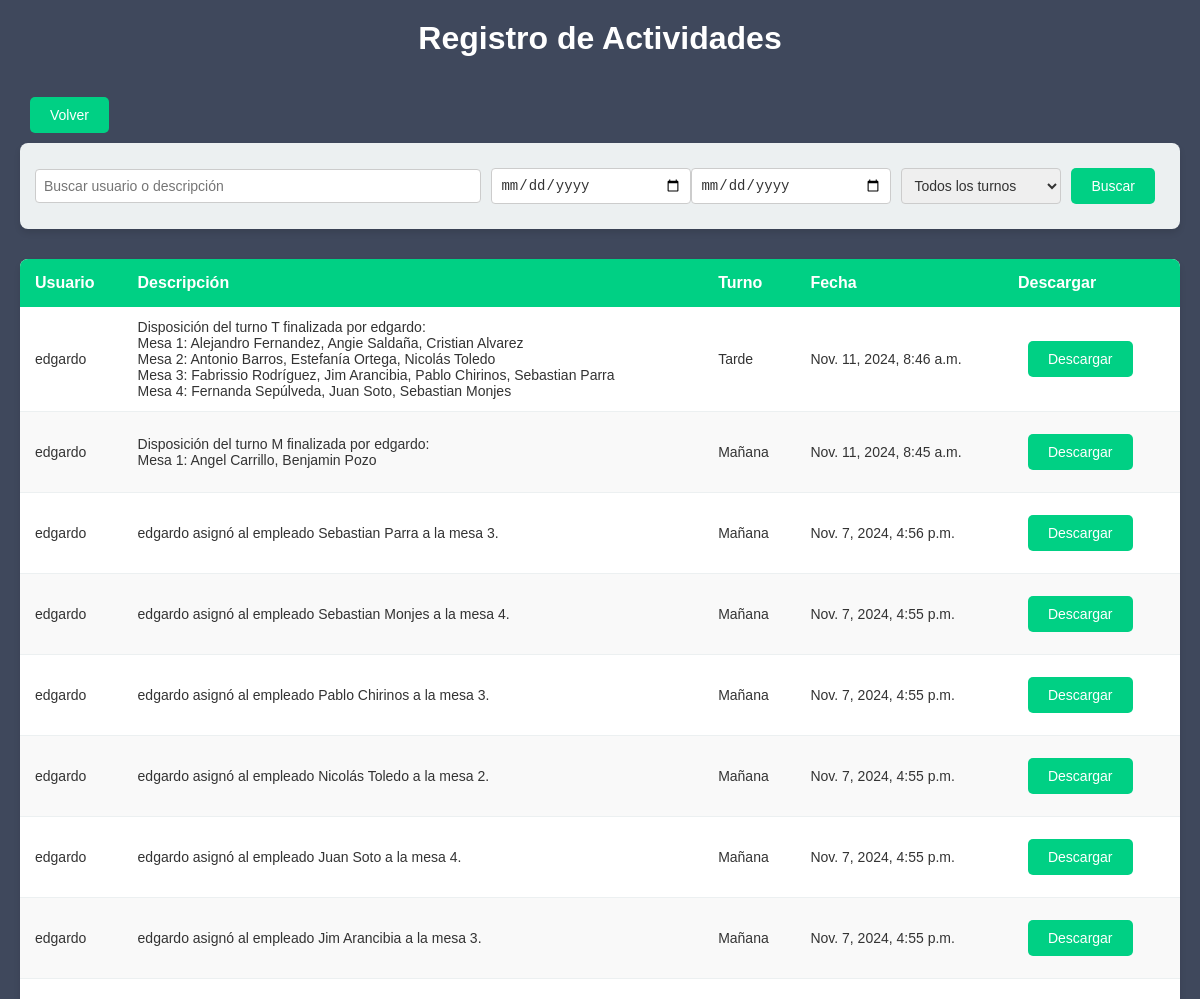
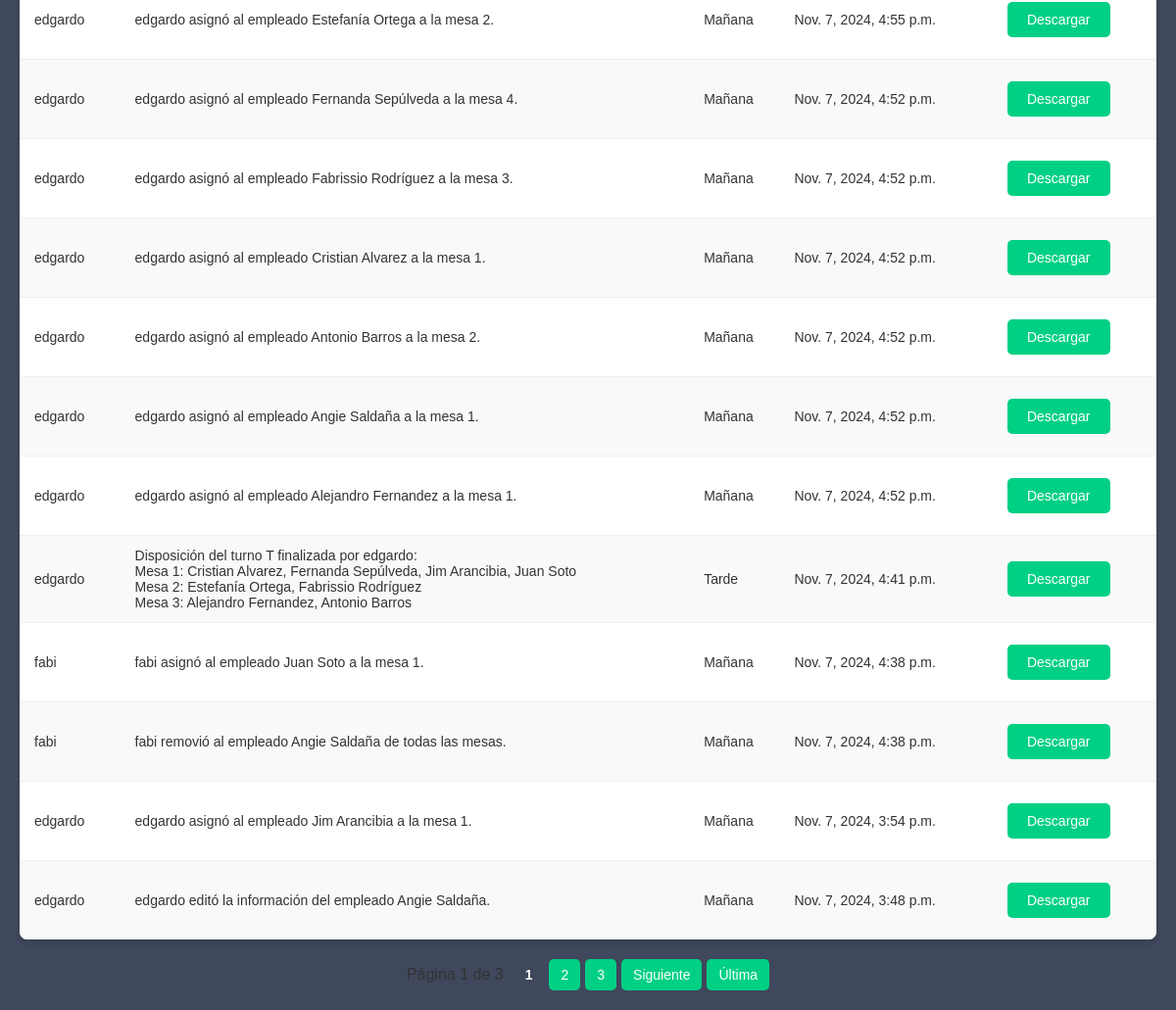
The page /ver-registro-actividades/ (signed in) on the database its author committed (2 pictures, top to bottom).
### gestion/models.py (models this page shows, shortened)
class RegistroActividad(models.Model):
    TURNOS = [
        ('M', 'Mañana'),
        ('T', 'Tarde'),
        ('C', 'Completo')
    ]
    usuario = models.ForeignKey(User, on_delete=models.CASCADE)
    descripcion = models.TextField()
    fecha = models.DateTimeField(auto_now_add=True)
    turno = models.CharField(max_length=1, choices=TURNOS, default='M')

### gestion/views.py (the view)
# urls.py: path('ver-registro-actividades/', views.ver_registro_actividades, name='ver_registro_actividades'),
@login_required
@user_passes_test(lambda u: u.is_staff)
def ver_registro_actividades(request):
    registros = RegistroActividad.objects.all().order_by('-fecha')
    query = request.GET.get('q', '')
    fecha_inicio = request.GET.get('fecha_inicio', '')
    fecha_fin = request.GET.get('fecha_fin', '')
    turno = request.GET.get('turno', '')
    if query:
        registros = registros.filter(Q(usuario__username__icontains=query) | Q(descripcion__icontains=query))
    if fecha_inicio:
        registros = registros.filter(fecha__gte=fecha_inicio)
    if fecha_fin:
        registros = registros.filter(fecha__lte=fecha_fin)
    if turno:
        registros = registros.filter(turno=turno)
    paginator = Paginator(registros, 20)  # 20 registros por página
    page_number = request.GET.get('page')
    page_obj = paginator.get_page(page_number)
    context = {
        'page_obj': page_obj,
        'query': query,
        'fecha_inicio': fecha_inicio,
        'fecha_fin': fecha_fin,
        'turno': turno,
    }
    return render(request, 'ver_registro_actividades.html', context)

### gestion/templates/ver_registro_actividades.html (shortened to what this page needs)
<h1>Registro de Actividades</h1>
{% load static %}
<link rel="stylesheet" href="{% static 'actividades.css' %}">
{% if request.user.is_authenticated %}
    <button onclick="window.location.href='{% url 'home' %}'">Volver</button>
{% endif %}
<form method="GET">
    <input type="text" name="q" placeholder="Buscar usuario o descripción" value="{{ query }}">
    <input type="date" name="fecha_inicio" value="{{ fecha_inicio|date:'Y-m-d' }}">
    <input type="date" name="fecha_fin" value="{{ fecha_fin|date:'Y-m-d' }}">
    <select name="turno">
        <option value="">Todos los turnos</option>
    </select>
    <button type="submit">Buscar</button>
</form>
<table>
    <thead>
        <tr>
            <th>Usuario</th>
            <th>Descripción</th>
            <th>Turno</th>
            <th>Fecha</th>
            <th>Descargar</th>
        </tr>
    </thead>
    <tbody>
        {% for registro in page_obj %}
        <tr>
            <td>{{ registro.usuario.username }}</td>
            <td>
                {% autoescape off %}
                    {{ registro.descripcion|linebreaksbr }}
                {% endautoescape %}
            </td>
            <td>{{ registro.get_turno_display }}</td>
            <td>{{ registro.fecha }}</td>
            <td>
                <button onclick="window.location.href='{% url 'descargar_registro_puestos' registro.id %}'">Descargar</button>
            </td>
        </tr>
        {% empty %}
        <tr>
            <td colspan="5">No se encontraron registros de actividades.</td>
        </tr>
        {% endfor %}
    </tbody>
</table>
<div class="pagination">
    <span class="page-info">
        Página {{ page_obj.number }} de {{ page_obj.paginator.num_pages }}
    </span>
    <div class="page-links">
        {% for num in page_obj.paginator.page_range %}
            {% if page_obj.number == num %}
                <span class="current-page">{{ num }}</span>
            {% elif num > page_obj.number|add:-3 and num < page_obj.number|add:3 %}
                <a href="?page={{ num }}">{{ num }}</a>
            {% endif %}
        {% endfor %}
        {% if page_obj.has_next %}
            <a href="?page={{ page_obj.next_page_number }}">Siguiente</a>
            <a href="?page={{ page_obj.paginator.num_pages }}">Última</a>
        {% endif %}
    </div>
</div>

### gestion/static/actividades.css (style rules this page uses)
h1 { color: #ffffff; text-align: center; margin-bottom: 30px; }
button { background-color: #00d084; color: white; border: none; padding: 10px 20px; font-size: 14px; border-radius: 5px; cursor: pointer; transition: background-color 0.3s ease; margin: 10px; }
form { display: flex; justify-content: space-between; align-items: center; background-color: #ecf0f1; padding: 15px; border-radius: 8px; margin-bottom: 30px; box-shadow: 0px 4px 6px rgba(0, 0, 0, 0.1); color: #333; }
input[type="text"], input[type="date"], select { padding: 8px; border-radius: 4px; border: 1px solid #ccc; font-size: 14px; width: 200px; color: #333; }
input[type="text"] { flex-grow: 1; margin-right: 10px; }
select { width: 160px; margin-left: 10px; }
table { width: 100%; border-collapse: collapse; background-color: white; box-shadow: 0px 4px 6px rgba(0, 0, 0, 0.1); border-radius: 8px; overflow: hidden; color: #333; }
thead th { background-color: #00d084; color: white; text-align: left; padding: 15px; font-size: 16px; }
tbody td { padding: 12px 15px; border-bottom: 1px solid #ecf0f1; font-size: 14px; color: #333; }
tbody tr:nth-child(even) { background-color: #f9f9f9; }
tbody tr:last-child td { border-bottom: none; }
.pagination { display: flex; justify-content: center; align-items: center; margin-top: 20px; }
.pagination .page-info { color: #333; margin-right: 10px; }
.pagination .page-links { display: flex; gap: 5px; }
.pagination a, .pagination .current-page { padding: 8px 12px; font-size: 14px; border-radius: 5px; text-decoration: none; }
.pagination a { background-color: #00d084; color: #ffffff; transition: background-color 0.3s ease; }
.pagination .current-page { background-color: #3f485c; color: #ffffff; font-weight: bold; }

### rows shown on the page
RegistroActividad: usuario.username "edgardo", descripcion "Disposición del turno T finalizada por edgardo: Mesa 1: Alejandro Fernandez, Angie Saldaña, Cristian Alvarez Mesa 2: Antonio Barros, Estefanía Ortega, Nicolás Toledo Mesa 3: Fabrissio Rodríguez, Jim Arancibia, Pablo Chirinos, Sebastian Parra Mesa 4: Fernanda Sepúlveda, Juan Soto, Sebastian Monjes", turno "Tarde", fecha "Nov. 11, 2024, 8:46 a.m."
RegistroActividad: usuario.username "edgardo", descripcion "Disposición del turno M finalizada por edgardo: Mesa 1: Angel Carrillo, Benjamin Pozo", turno "Mañana", fecha "Nov. 11, 2024, 8:45 a.m."
RegistroActividad: usuario.username "edgardo", descripcion "edgardo asignó al empleado Sebastian Parra a la mesa 3.", turno "Mañana", fecha "Nov. 7, 2024, 4:56 p.m."
RegistroActividad: usuario.username "edgardo", descripcion "edgardo asignó al empleado Sebastian Monjes a la mesa 4.", turno "Mañana", fecha "Nov. 7, 2024, 4:55 p.m."
RegistroActividad: usuario.username "edgardo", descripcion "edgardo asignó al empleado Pablo Chirinos a la mesa 3.", turno "Mañana", fecha "Nov. 7, 2024, 4:55 p.m."
RegistroActividad: usuario.username "edgardo", descripcion "edgardo asignó al empleado Nicolás Toledo a la mesa 2.", turno "Mañana", fecha "Nov. 7, 2024, 4:55 p.m."
RegistroActividad: usuario.username "edgardo", descripcion "edgardo asignó al empleado Juan Soto a la mesa 4.", turno "Mañana", fecha "Nov. 7, 2024, 4:55 p.m."
RegistroActividad: usuario.username "edgardo", descripcion "edgardo asignó al empleado Jim Arancibia a la mesa 3.", turno "Mañana", fecha "Nov. 7, 2024, 4:55 p.m."
RegistroActividad: usuario.username "edgardo", descripcion "edgardo asignó al empleado Estefanía Ortega a la mesa 2.", turno "Mañana", fecha "Nov. 7, 2024, 4:55 p.m."
RegistroActividad: usuario.username "edgardo", descripcion "edgardo asignó al empleado Fernanda Sepúlveda a la mesa 4.", turno "Mañana", fecha "Nov. 7, 2024, 4:52 p.m."
RegistroActividad: usuario.username "edgardo", descripcion "edgardo asignó al empleado Fabrissio Rodríguez a la mesa 3.", turno "Mañana", fecha "Nov. 7, 2024, 4:52 p.m."
RegistroActividad: usuario.username "edgardo", descripcion "edgardo asignó al empleado Cristian Alvarez a la mesa 1.", turno "Mañana", fecha "Nov. 7, 2024, 4:52 p.m."
RegistroActividad: usuario.username "edgardo", descripcion "edgardo asignó al empleado Antonio Barros a la mesa 2.", turno "Mañana", fecha "Nov. 7, 2024, 4:52 p.m."
RegistroActividad: usuario.username "edgardo", descripcion "edgardo asignó al empleado Angie Saldaña a la mesa 1.", turno "Mañana", fecha "Nov. 7, 2024, 4:52 p.m."
RegistroActividad: usuario.username "edgardo", descripcion "edgardo asignó al empleado Alejandro Fernandez a la mesa 1.", turno "Mañana", fecha "Nov. 7, 2024, 4:52 p.m."
RegistroActividad: usuario.username "edgardo", descripcion "Disposición del turno T finalizada por edgardo: Mesa 1: Cristian Alvarez, Fernanda Sepúlveda, Jim Arancibia, Juan Soto Mesa 2: Estefanía Ortega, Fabrissio Rodríguez Mesa 3: Alejandro Fernandez, Antonio Barros", turno "Tarde", fecha "Nov. 7, 2024, 4:41 p.m."
RegistroActividad: usuario.username "fabi", descripcion "fabi asignó al empleado Juan Soto a la mesa 1.", turno "Mañana", fecha "Nov. 7, 2024, 4:38 p.m."
RegistroActividad: usuario.username "fabi", descripcion "fabi removió al empleado Angie Saldaña de todas las mesas.", turno "Mañana", fecha "Nov. 7, 2024, 4:38 p.m."
RegistroActividad: usuario.username "edgardo", descripcion "edgardo asignó al empleado Jim Arancibia a la mesa 1.", turno "Mañana", fecha "Nov. 7, 2024, 3:54 p.m."
RegistroActividad: usuario.username "edgardo", descripcion "edgardo editó la información del empleado Angie Saldaña.", turno "Mañana", fecha "Nov. 7, 2024, 3:48 p.m."

### other values the page prints
{{ page_obj.number }} "1"
{{ page_obj.paginator.num_pages }} "3"
{{ num }} "1"
{{ num }} "2" "3"
